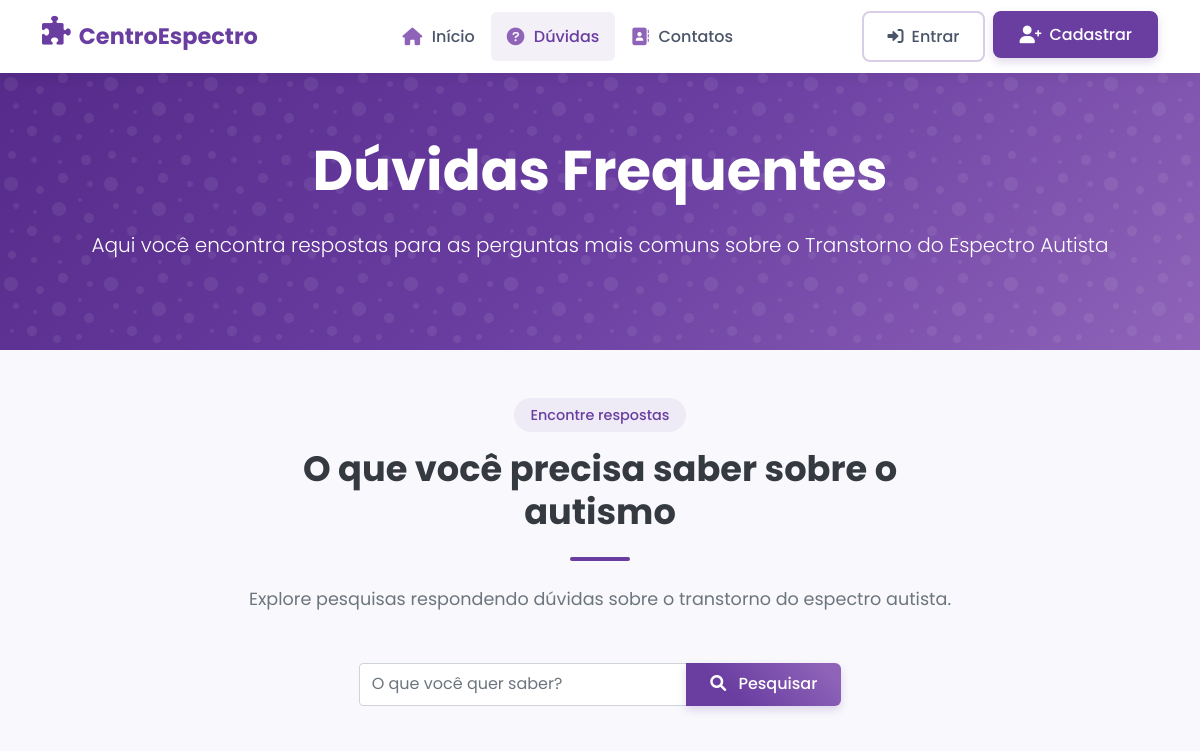
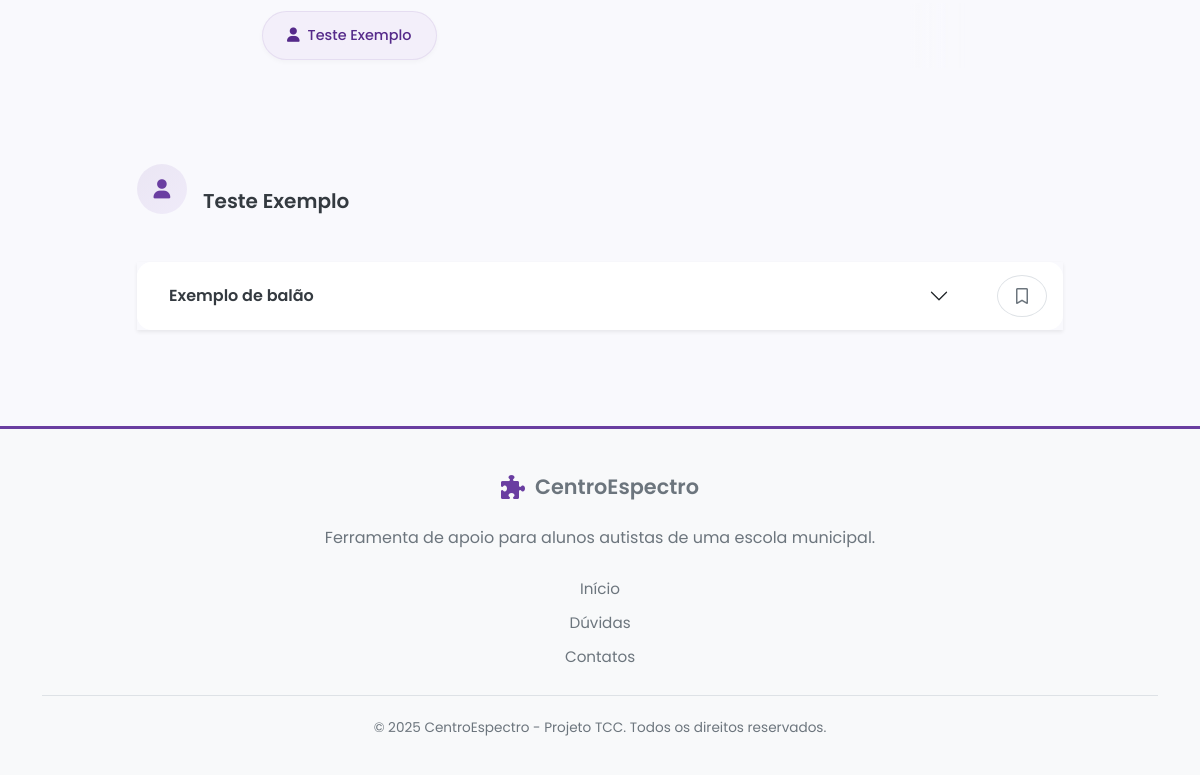
The app's page /duvidas/, older data (2 pictures, top to bottom).
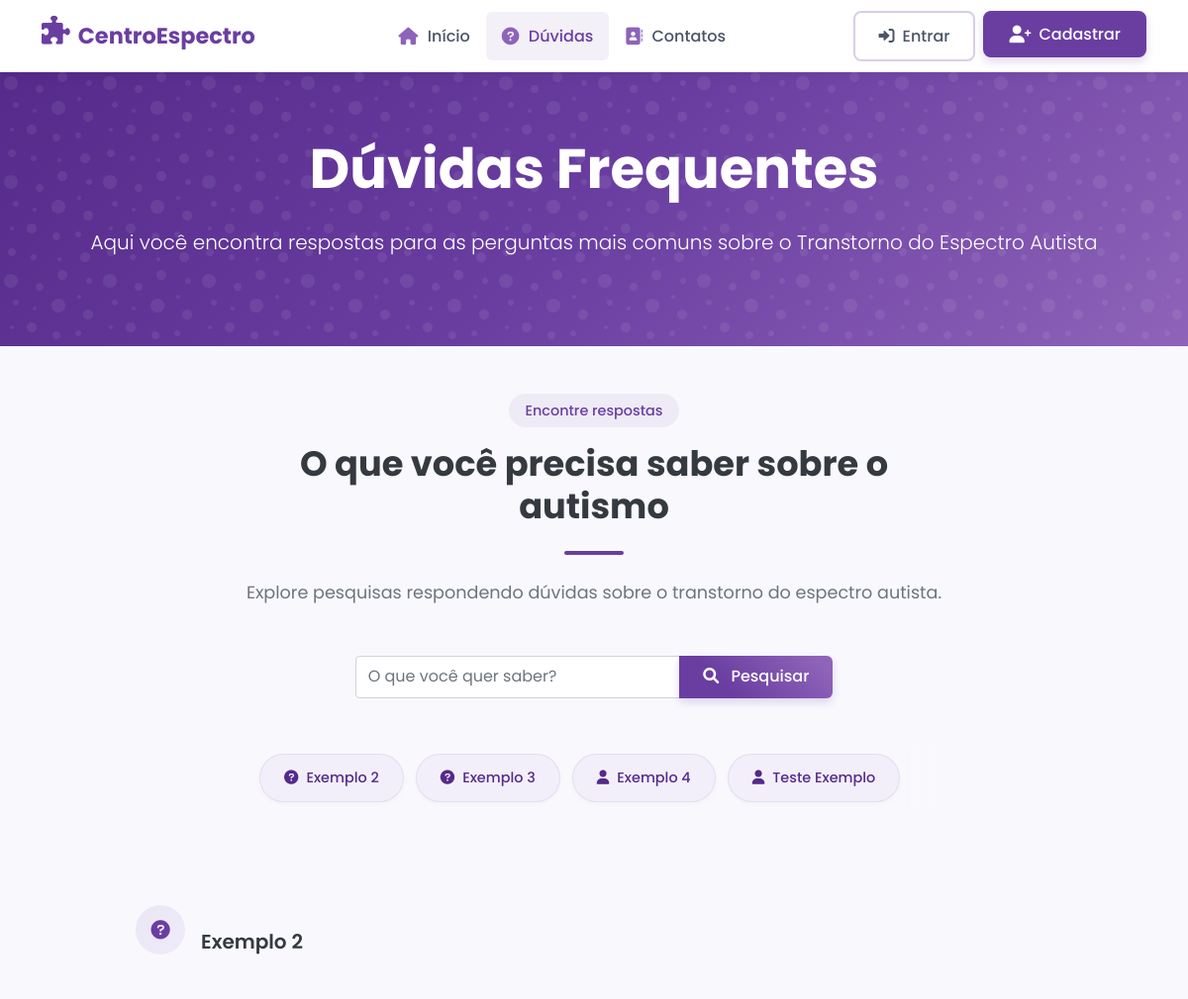
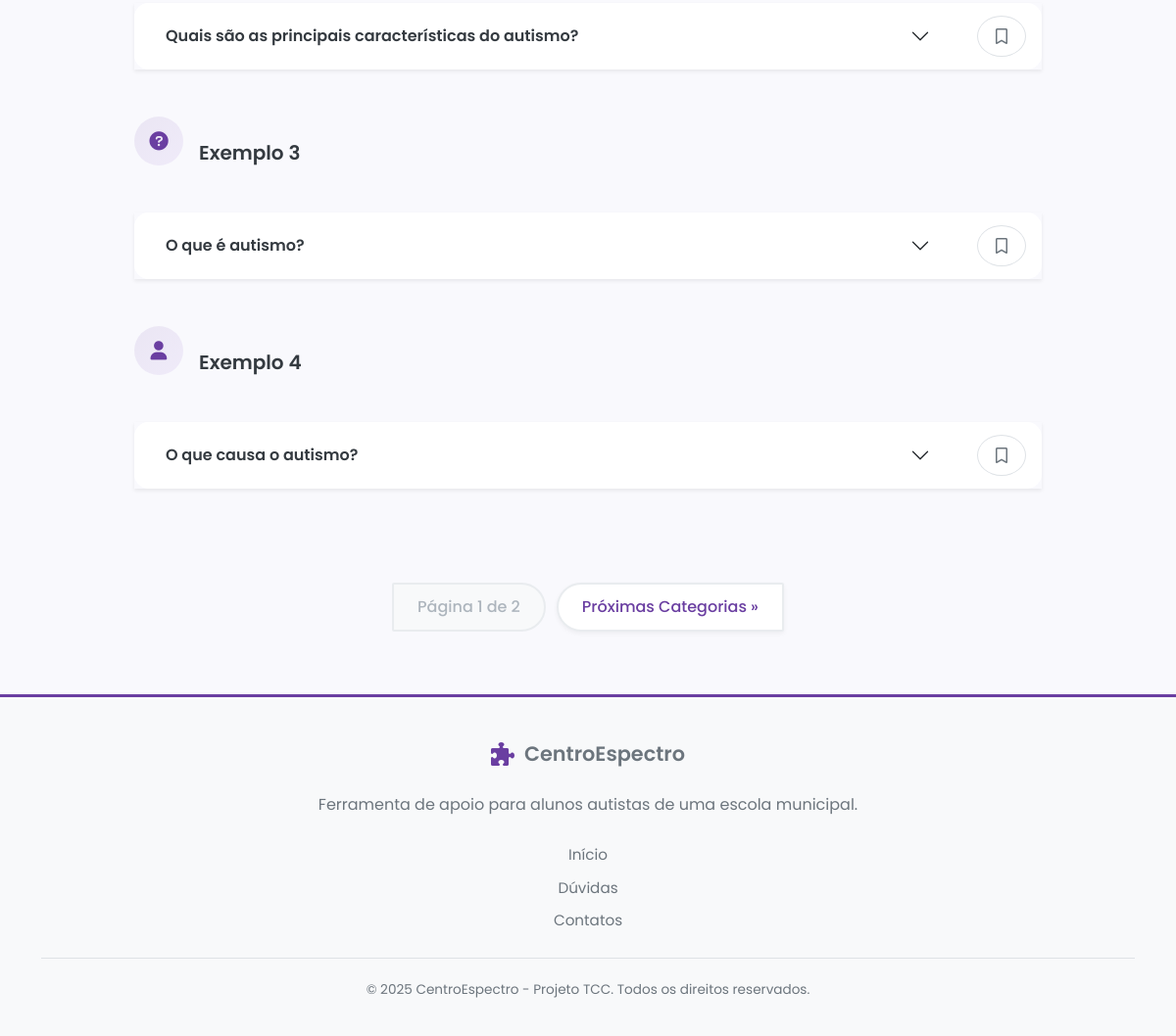
The same page, newer data (2 pictures, top to bottom).
### core/models.py (models this page shows, shortened)
class CategoriaBase(models.Model):
    nome = models.CharField(max_length=100)
    icone = models.CharField(
        max_length=50,
        choices=ICONE_CHOICES, # Usa a lista de ícones como opções
        default='fas fa-question-circle', # Ícone padrão
        verbose_name='Ícone'
    )
    class Meta:
        abstract = True

class CategoriaFAQ(CategoriaBase):
    class Meta:
        verbose_name = 'Categoria de Dúvida'
        verbose_name_plural = 'Categorias de Dúvidas'

class FAQ(models.Model):
    categoria = models.ForeignKey(CategoriaFAQ, on_delete=models.CASCADE, related_name='faqs')
    pergunta = models.CharField(max_length=255)
    resposta = models.TextField()
    fonte = models.URLField(max_length=255, blank=True, null=True, verbose_name='Fonte')

### core/views.py (the view)
# urls.py: path('duvidas/', views.duvidas, name='duvidas'),
def duvidas(request):
    termo_pesquisa = request.POST.get('termo', request.GET.get('termo', ''))
    todas_categorias = CategoriaFAQ.objects.all().order_by('nome')
    main_paginator = Paginator(todas_categorias, 3) # 3 categorias por página
    categorias_com_pagina = []
    items_per_page = main_paginator.per_page
    for index, categoria in enumerate(todas_categorias):
        page_number = (index // items_per_page) + 1
        categorias_com_pagina.append({
            'categoria': categoria,
            'pagina': page_number
        })
    main_page_number = request.GET.get('page')
    main_page_obj = main_paginator.get_page(main_page_number)
    categorias_na_pagina = main_page_obj.object_list
    faqs_da_pagina = FAQ.objects.filter(
        categoria__in=categorias_na_pagina
    ).select_related('categoria').order_by('pergunta')
    if termo_pesquisa:
        faqs_da_pagina = faqs_da_pagina.filter(
            Q(pergunta__icontains=termo_pesquisa) |
            Q(resposta__icontains=termo_pesquisa)
        )
    faqs_agrupadas = defaultdict(list)
    for faq in faqs_da_pagina:
        faqs_agrupadas[faq.categoria].append(faq)
    dados_pagina_atual = OrderedDict()
    for categoria in categorias_na_pagina:
        lista_de_faqs = faqs_agrupadas.get(categoria, [])
        faq_paginator = Paginator(lista_de_faqs, 4)
        query_param_name = f"faq_cat_{categoria.id}_page"
        faq_page_number = request.GET.get(query_param_name)
        faq_page_obj = faq_paginator.get_page(faq_page_number)
        dados_pagina_atual[categoria] = {
            'faqs_page_obj': faq_page_obj,
            'query_param_name': query_param_name
        }
    faqs_salvas_ids = []
    if request.user.is_authenticated:
        faqs_salvas_ids = list(UserSavedFAQ.objects.filter(
            user=request.user
        ).values_list('faq_id', flat=True))
    context = {
        'faqs_por_categoria_paginada': dados_pagina_atual,
        'page_obj': main_page_obj,
        'termo_pesquisa': termo_pesquisa,
        'faqs_salvas_ids': faqs_salvas_ids,
        'categorias_com_pagina': categorias_com_pagina,
    }
    return render(request, 'core/duvidas.html', context)

### core/templates/core/duvidas.html (shortened to what this page needs)
{% extends 'base.html' %}
{% load static %}
{% load query_tags %}
{% block content %}
<section class="hero-section" style="padding: 4rem 0;">
    <div class="hero-overlay"></div>
    <div class="container">
        <div class="row align-items-center">
            <div class="col-lg-12 text-center">
                <h1 class="display-4 fw-bold mb-4 animate__animated animate__fadeInUp">
                    Dúvidas Frequentes
                </h1>
                <p class="lead mb-4 animate__animated animate__fadeInUp animate__delay-1s">
                    Aqui você encontra respostas para as perguntas mais comuns sobre o Transtorno do Espectro Autista
                </p>
            </div>
        </div>
    </div>
</section>
<section class="py-5">
    <div class="container">
        <div class="row justify-content-center mb-5">
            <div class="col-lg-8 text-center">
                <div class="section-subtitle">Encontre respostas</div>
                <h2 class="section-title">O que você precisa saber sobre o autismo</h2>
                <div class="section-divider"></div>
                <p class="section-description mb-5">Explore pesquisas respondendo dúvidas sobre o transtorno do espectro autista.</p>
                <div class="row justify-content-center mb-5">
                    <div class="col-md-8">
                        <form action="{% url 'pesquisar_faqs' %}" method="post" class="d-flex">
                            <div class="input-group">
                                <input type="text" name="termo" class="form-control" placeholder="O que você quer saber?" value="{{ termo_pesquisa }}" aria-label="Termo de pesquisa" autocomplete="off">
                                <button class="btn btn-primary" type="submit"><i class="fas fa-search me-2"></i> Pesquisar</button>
                            </div>
                        </form>
                    </div>
                </div>
                {% if categorias_com_pagina %}
                    <div class="category-carousel-wrapper">
                        <div class="category-filters-container mb-5">
                            <div class="category-filters">
                                {% for item in categorias_com_pagina %}
                                    <a href="#{{ item.categoria.nome|lower|slugify }}"
                                    class="btn-category-filter"
                                    data-target-page="{{ item.pagina }}"
                                    data-current-page="{{ page_obj.number }}">
                                        <i class="{{ item.categoria.icone }} me-2"></i>
                                        <span>{{ item.categoria.nome }}</span>
                                    </a>
                                {% endfor %}
                            </div>
                        </div>
                    </div>
                {% endif %}
            </div>
        </div>
        {% if faqs_por_categoria_paginada %}
            <div class="row">
                <div class="col-lg-10 mx-auto">
                    {% for categoria, dados in faqs_por_categoria_paginada.items %}
                        {% with faqs_page_obj=dados.faqs_page_obj query_param_name=dados.query_param_name %}
                            {% if faqs_page_obj %}
                                <div class="mb-5" id="{{ categoria.nome|lower|slugify }}">
                                    <div class="d-flex align-items-center mb-4">
                                        <div class="feature-icon me-3"><i class="{{ categoria.icone }}"></i></div>
                                        <h3 class="feature-title mb-0">{{ categoria.nome }}</h3>
                                    </div>
                                    <div class="accordion shadow-sm" id="accordion-{{ categoria.id }}">
                                        {% for faq in faqs_page_obj %}
                                            <div class="accordion-item border-0 mb-3 rounded-3 overflow-hidden">
                                                <h2 class="accordion-header" id="heading-{{ faq.id }}">
                                                    <div class="d-flex align-items-center">
                                                        <button class="accordion-button collapsed fw-medium flex-grow-1" type="button" data-bs-toggle="collapse" data-bs-target="#collapse-{{ faq.id }}" aria-expanded="false" aria-controls="collapse-{{ faq.id }}">{{ faq.pergunta }}</button>
                                                        <div class="faq-save-button ms-3 me-3">
                                                            {% if user.is_authenticated %}
                                                                {% if faq.id in faqs_salvas_ids %}
                                                                    <button class="btn btn-primary btn-icon" onclick="removerFAQ({{ faq.id }}, this)"><i class="fas fa-bookmark"></i></button>
                                                                {% else %}
                                                                    <button class="btn btn-outline-primary btn-icon" onclick="salvarFAQ({{ faq.id }}, this)"><i class="far fa-bookmark"></i></button>
                                                                {% endif %}
                                                            {% else %}
                                                                <button class="btn btn-outline-primary btn-icon" onclick="mostrarLoginAlert()"><i class="far fa-bookmark"></i></button>
                                                            {% endif %}
                                                        </div>
                                                    </div>
                                                </h2>
                                            </div>
                                        {% endfor %}
                                    </div>
                                </div>
                            {% endif %}
                        {% endwith %}
                    {% endfor %}
                </div>
            </div>
            {% if page_obj.has_other_pages %}
            <nav aria-label="Navegação das páginas de categorias" class="mt-5">
                <ul class="pagination justify-content-center">
                    <li class="page-item main-pagination-item disabled">
                        <span class="page-link">Página {{ page_obj.number }} de {{ page_obj.paginator.num_pages }}</span>
                    </li>
                    {% if page_obj.has_next %}
                        <li class="page-item main-pagination-item">
                            <a class="page-link" href="?{% query_transform page=page_obj.next_page_number %}">Próximas Categorias &raquo;</a>
                        </li>
                    {% endif %}
                </ul>
            </nav>
            {% endif %}
        {% endif %}
    </div>
</section>
<div class="toast-container position-fixed top-0 end-0 p-3" style="z-index: 1100">
</div>
{% endblock %}
{% block extra_css %}
<link
    rel="stylesheet"
    href="https://cdnjs.cloudflare.com/ajax/libs/animate.css/4.1.1/animate.min.css"
/>
{% endblock %}

### core/templates/base.html (shortened to what this page needs)
<!DOCTYPE html>
<html lang="pt-br">
<head>
    {% load static %}
    <link rel="stylesheet" href="https://cdn.jsdelivr.net/npm/bootstrap@5.1.3/dist/css/bootstrap.min.css" />
    <link rel="stylesheet" href="https://cdnjs.cloudflare.com/ajax/libs/font-awesome/6.0.0/css/all.min.css" />
    <link rel="stylesheet" href="https://cdnjs.cloudflare.com/ajax/libs/animate.css/4.1.1/animate.min.css" />
    <link rel="stylesheet" href="{% static 'css/site.css' %}" />
    {% block extra_css %}{% endblock %}
</head>
<body>
    <header>
        <nav class="navbar navbar-expand-lg navbar-light sticky-top">
            <div class="container">
                <a class="navbar-brand d-flex align-items:center" href="{% url 'index' %}">
                    <i class="fas fa-puzzle-piece logo-icon"></i>
                    <span>CentroEspectro</span>
                </a>
                <div class="collapse navbar-collapse" id="navbarNav">
                    <ul class="navbar-nav mx-auto">
                        <li class="nav-item"><a class="nav-link {% if request.resolver_match.url_name == 'index' %}active{% endif %}" href="{% url 'index' %}"><i class="fas fa-home nav-icon"></i>Início</a></li>
                        <li class="nav-item"><a class="nav-link {% if request.resolver_match.url_name == 'duvidas' %}active{% endif %}" href="{% url 'duvidas' %}"><i class="fas fa-question-circle nav-icon"></i>Dúvidas</a></li>
                        <li class="nav-item"><a class="nav-link {% if request.resolver_match.url_name == 'contatos' %}active{% endif %}" href="{% url 'contatos' %}"><i class="fas fa-address-book nav-icon"></i>Contatos</a></li>
                    </ul>
                    <ul class="navbar-nav">
                        {% if user.is_authenticated %}
                        <li class="nav-item dropdown">
                            <a class="nav-link dropdown-toggle" href="#" id="userDropdown" role="button" data-bs-toggle="dropdown" aria-expanded="false">
                                <i class="fas fa-user nav-icon"></i>{{ user.username }}
                            </a>
                            <ul class="dropdown-menu dropdown-menu-end" aria-labelledby="userDropdown">
                                {% comment %} Exibe o link do perfil apenas para usuários que NÃO são administradores {% endcomment %}
                                {% if not user.is_staff %}
                                <li><a class="dropdown-item" href="{% url 'profile' %}"><i class="fas fa-id-card"></i>Meu Perfil</a></li>
                                {% endif %}
                                {% comment %} CORREÇÃO: Verifica a existência de 'customuser' da forma correta para templates {% endcomment %}
                                {% if user.is_professor %}
                                <li><a class="dropdown-item" href="{% url 'area_professor' %}"><i class="fas fa-chalkboard-teacher"></i>Área do Professor</a></li>
                                {% endif %}
                                {% comment %} Exibe o link do Painel Admin apenas para administradores {% endcomment %}
                                {% if user.is_staff %}
                                <li><a class="dropdown-item" href="{% url 'admin:index' %}" target="_blank"><i class="fas fa-cogs"></i>Painel Admin</a></li>
                                {% endif %}
                                <li><hr class="dropdown-divider"></li>
                                <li><a class="dropdown-item dropdown-item-logout" href="{% url 'logout' %}"><i class="fas fa-sign-out-alt"></i>Sair</a></li>
                            </ul>
                        </li>
                        {% else %}
                        <li class="nav-item"><a class="nav-link login-btn {% if request.resolver_match.url_name == 'login' %}active{% endif %}" href="{% url 'login' %}"><i class="fas fa-sign-in-alt me-2"></i>Entrar</a></li>
                        <li class="nav-item"><a class="btn btn-cadastro ms-lg-2" href="{% url 'register' %}"><i class="fas fa-user-plus"></i>Cadastrar</a></li>
                        {% endif %}
                    </ul>
                </div>
            </div>
        </nav>
    </header>
    <main role="main">
        {% block content %}{% endblock %}
    </main>
    <footer class="footer">
        <div class="container">
            <div class="footer-content">
                <div class="footer-logo">
                    <i class="fas fa-puzzle-piece logo-icon"></i>
                    <span>CentroEspectro</span>
                </div>
                <p class="footer-description">Ferramenta de apoio para alunos autistas de uma escola municipal.</p>
                <div class="footer-links">
                    <a href="{% url 'index' %}">Início</a>
                    <a href="{% url 'duvidas' %}">Dúvidas</a>
                    <a href="{% url 'contatos' %}">Contatos</a>
                </div>
                <div class="footer-copyright">
                    <p>&copy; 2025 CentroEspectro - Projeto TCC. Todos os direitos reservados.</p>
                </div>
            </div>
        </div>
    </footer>
</body>
</html>

Row changes from the older to the newer data that the page shows:
no longer on one of the page's lists (row unchanged): CategoriaFAQ: nome "Teste Exemplo"
added CategoriaFAQ: categoria.nome "Exemplo 2", nome "Exemplo 2"
added CategoriaFAQ: categoria.nome "Exemplo 3", nome "Exemplo 3"
added CategoriaFAQ: categoria.nome "Exemplo 4", nome "Exemplo 4"
computed for CategoriaFAQ "Teste Exemplo": loses FAQ (pergunta "Exemplo de balão")
added FAQ: pergunta "Quais são as principais características do autismo?", shown under "Exemplo 2"
added FAQ: pergunta "O que é autismo?", shown under "Exemplo 3"
added FAQ: pergunta "O que causa o autismo?", shown under "Exemplo 4"
Text that changed along with them:
{{ page_obj.number }}: (not shown) → "1"
{{ page_obj.paginator.num_pages }}: (not shown) → "2"
text now shown: "Página de Próximas Categorias »"
